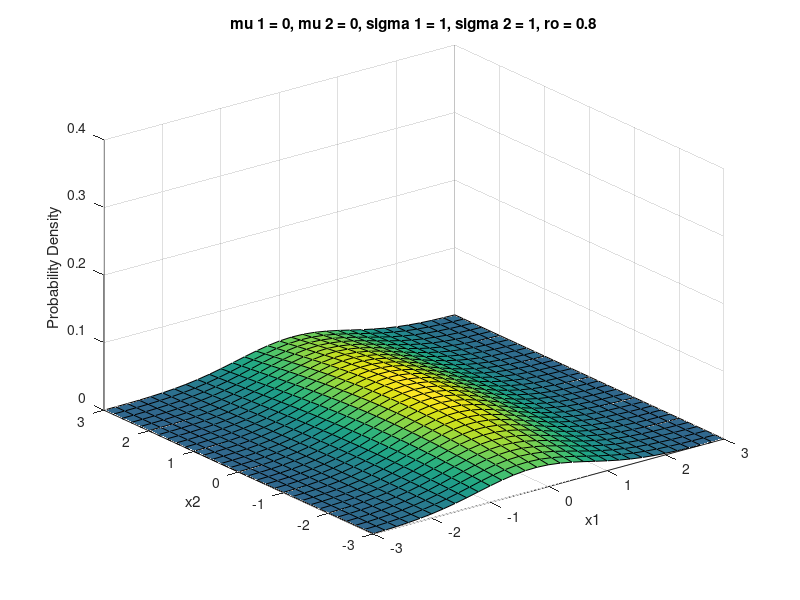
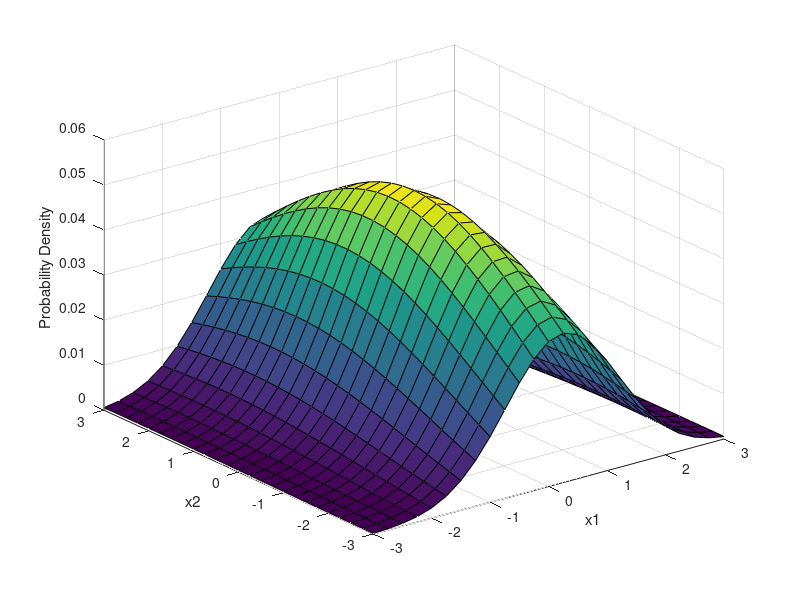

Write the MATLAB code that produced these figures, in order.
figure(1);
mu = [0 0];
Sigma = [1 0.8; 0.8 10];
x1 = -3:.2:3; x2 = -3:.2:3;
[X1,X2] = meshgrid(x1,x2);
F = mvnpdf([X1(:) X2(:)],mu,Sigma);
F = reshape(F,length(x2),length(x1));
surf(x1,x2,F);
caxis([min(F(:))-.5*range(F(:)),max(F(:))]);
axis([-3 3 -3 3 0 .4])
xlabel('x1'); ylabel('x2'); zlabel('Probability Density');
title('mu 1 = 0, mu 2 = 0, sigma 1 = 1, sigma 2 = 1, ro = 0.8')

%%
figure(2);
mu = [0 0]; Sigma = [1 -0.8; -0.8 10];
[X1,X2] = meshgrid(linspace(-3,3,25)', linspace(-3,3,25)');
X = [X1(:) X2(:)];
p = mvnpdf(X, mu, Sigma);
surf(X1,X2,reshape(p,25,25));
xlabel('x1'); ylabel('x2'); zlabel('Probability Density');